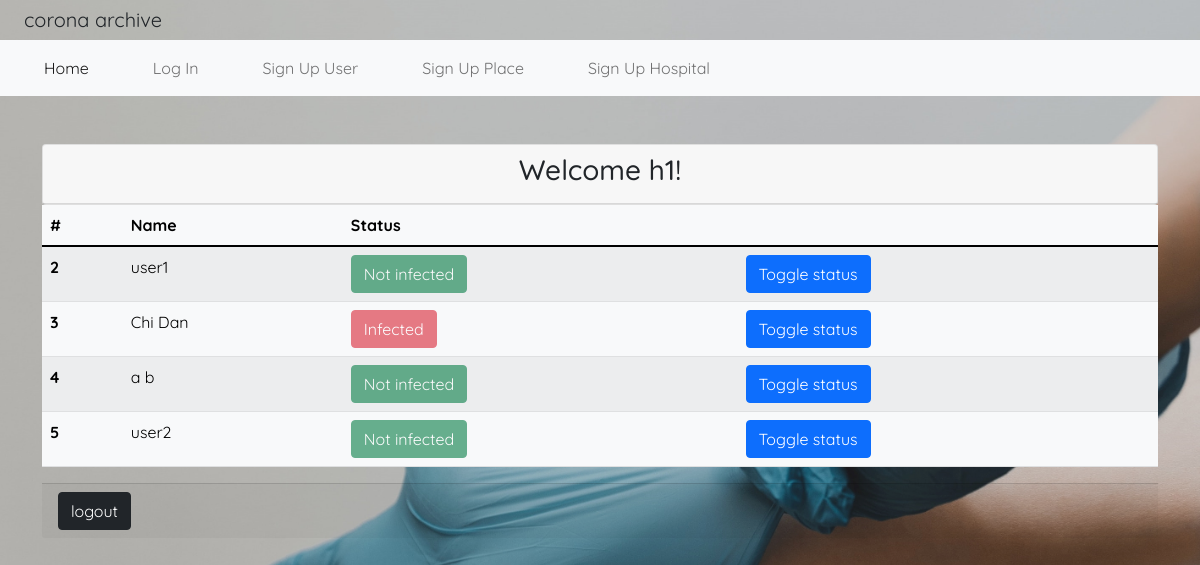
The page /hospital (signed in) on the database its author committed.
### tables this page shows
CREATE TABLE hospitals(
    hid INTEGER PRIMARY KEY AUTOINCREMENT,
    name TEXT, 
    password TEXT, 
    address TEXT,
    email TEXT,
    verified BIT
);

CREATE TABLE users(
    userID INTEGER PRIMARY KEY AUTOINCREMENT, 
    username TEXT UNIQUE,
    password TEXT,
    address TEXT, 
    email TEXT,
    phonenumber TEXT,
    infected INTEGER,
    deviceID TEXT UNIQUE
    );

### main.py (the view)
@app.route('/hospital')
def hospital_home():
    if 'hospital' in session:
        hospital = session['hospital']
        con = sqlite3.connect("user1.db")
        c = con.cursor()
        c.execute("SELECT * FROM hospitals WHERE name = ?", (hospital, ))
        result = c.fetchone()
        c.execute('SELECT * FROM users')
        resultu = c.fetchall()
        con.close()
        return render_template('hospital_home.html', hospital=result, users=resultu)
    else:
        flash('Unauthorized access!', 'error')
        return redirect(url_for('home'))

### templates/hospital_home.html
{% extends 'index.html' %}
{% block body%}
<div class="container">
    <div class="card text-center">
        <div class="card-header">
           <h3>Welcome {{ hospital[1] }}!</h3>
        </div>
    </div>
    {% if hospital[5]==1 %}
    <table class="table table-striped table-light">
        <thead>
            <tr>
                <th scope="col">#</th>
                <th scope="col">Name</th>
                <th scope="col">Status</th>
                <th scope="col">&nbsp;</th>
            </tr>
        </thead>
        <tbody id="users_table_body">
            {% for user in users %}
                <tr>
                    <th scope="row">{{ user[0] }}</th>
                    <td>{{ user[1] }}</td>
                    <td>
                        {% if user[6]==1 %}
                        <input type="button" class="btn btn-danger" value="Infected" disabled/>
                        {% else %}
                        <input type="button" class="btn btn-success" value="Not infected" disabled/>
                        {% endif %}
                    </td>
                    <td>
                        <form method="get" action="update_user_status/{{user[0]}}">
                            <input type="submit" class="btn btn-primary" value="Toggle status" name="toggle"/>
                        </form>
                    </td>
                </tr>
            {% endfor %}
        </tbody>
    </table>
    {% else %}
    <h1 style="text-align: center;">Please wait to be verified by an Agent.</h1>
    {% endif %}
        <div class="card-footer">
            <a href="{{ url_for('logout') }}" class="btn btn-dark">logout</a>
        </div>
</div>
{% endblock %}

### static/css/main.css (style rules this page uses)
:root { --line-hight:2em; }
body { font-family: 'Quicksand', sans-serif; margin: 0; }

### rows shown on the page
hospitals: name "h1"
users: userID "2", username "user1"
users: userID "3", username "Chi Dan"
users: userID "4", username "a b"
users: userID "5", username "user2"
